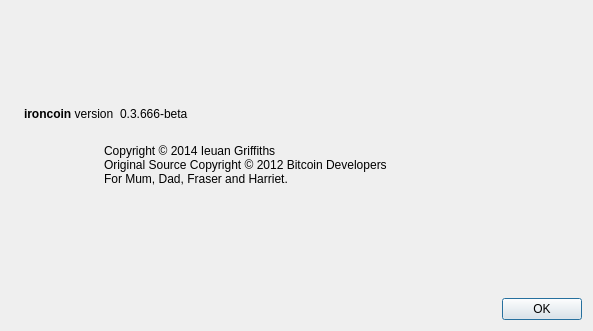
<?xml version="1.0" encoding="UTF-8"?>
<ui version="4.0">
 <class>AboutDialog</class>
 <widget class="QDialog" name="AboutDialog">
  <property name="geometry">
   <rect>
    <x>0</x>
    <y>0</y>
    <width>593</width>
    <height>331</height>
   </rect>
  </property>
  <property name="windowTitle">
   <string>About ironcoin</string>
  </property>
  <layout class="QHBoxLayout" name="horizontalLayout_2">
   <item>
    <widget class="QLabel" name="label_4">
     <property name="sizePolicy">
      <sizepolicy hsizetype="Preferred" vsizetype="Ignored">
       <horstretch>0</horstretch>
       <verstretch>0</verstretch>
      </sizepolicy>
     </property>
     <property name="pixmap">
      <pixmap resource="../bitcoin.qrc">:/images/about</pixmap>
     </property>
    </widget>
   </item>
   <item>
    <layout class="QVBoxLayout" name="verticalLayout_2">
     <item>
      <spacer name="verticalSpacer_2">
       <property name="orientation">
        <enum>Qt::Vertical</enum>
       </property>
       <property name="sizeHint" stdset="0">
        <size>
         <width>20</width>
         <height>40</height>
        </size>
       </property>
      </spacer>
     </item>
     <item>
      <layout class="QHBoxLayout" name="horizontalLayout">
       <item>
        <widget class="QLabel" name="label">
         <property name="cursor">
          <cursorShape>IBeamCursor</cursorShape>
         </property>
         <property name="text">
          <string>&lt;b&gt;ironcoin&lt;/b&gt; version</string>
         </property>
         <property name="textInteractionFlags">
          <set>Qt::LinksAccessibleByMouse|Qt::TextSelectableByKeyboard|Qt::TextSelectableByMouse</set>
         </property>
        </widget>
       </item>
       <item>
        <widget class="QLabel" name="versionLabel">
         <property name="cursor">
          <cursorShape>IBeamCursor</cursorShape>
         </property>
         <property name="text">
          <string notr="true">0.3.666-beta</string>
         </property>
         <property name="textFormat">
          <enum>Qt::RichText</enum>
         </property>
         <property name="textInteractionFlags">
          <set>Qt::LinksAccessibleByMouse|Qt::TextSelectableByKeyboard|Qt::TextSelectableByMouse</set>
         </property>
        </widget>
       </item>
       <item>
        <spacer name="horizontalSpacer">
         <property name="orientation">
          <enum>Qt::Horizontal</enum>
         </property>
         <property name="sizeHint" stdset="0">
          <size>
           <width>40</width>
           <height>20</height>
          </size>
         </property>
        </spacer>
       </item>
      </layout>
     </item>
     <item>
      <widget class="QLabel" name="label_2">
       <property name="cursor">
        <cursorShape>IBeamCursor</cursorShape>
       </property>
       <property name="text">
        <string>
	Copyright © 2014 Ieuan Griffiths
	Original Source Copyright © 2012 Bitcoin Developers
	For Mum, Dad, Fraser and Harriet.
        </string>
       </property>
       <property name="wordWrap">
        <bool>true</bool>
       </property>
       <property name="textInteractionFlags">
        <set>Qt::LinksAccessibleByMouse|Qt::TextSelectableByKeyboard|Qt::TextSelectableByMouse</set>
       </property>
      </widget>
     </item>
     <item>
      <spacer name="verticalSpacer">
       <property name="orientation">
        <enum>Qt::Vertical</enum>
       </property>
       <property name="sizeHint" stdset="0">
        <size>
         <width>20</width>
         <height>40</height>
        </size>
       </property>
      </spacer>
     </item>
     <item>
      <widget class="QDialogButtonBox" name="buttonBox">
       <property name="orientation">
        <enum>Qt::Horizontal</enum>
       </property>
       <property name="standardButtons">
        <set>QDialogButtonBox::Ok</set>
       </property>
      </widget>
     </item>
    </layout>
   </item>
  </layout>
 </widget>
 <resources>
  <include location="../bitcoin.qrc"/>
 </resources>
 <connections>
  <connection>
   <sender>buttonBox</sender>
   <signal>accepted()</signal>
   <receiver>AboutDialog</receiver>
   <slot>accept()</slot>
   <hints>
    <hint type="sourcelabel">
     <x>360</x>
     <y>308</y>
    </hint>
    <hint type="destinationlabel">
     <x>157</x>
     <y>274</y>
    </hint>
   </hints>
  </connection>
  <connection>
   <sender>buttonBox</sender>
   <signal>rejected()</signal>
   <receiver>AboutDialog</receiver>
   <slot>reject()</slot>
   <hints>
    <hint type="sourcelabel">
     <x>428</x>
     <y>308</y>
    </hint>
    <hint type="destinationlabel">
     <x>286</x>
     <y>274</y>
    </hint>
   </hints>
  </connection>
 </connections>
</ui>
